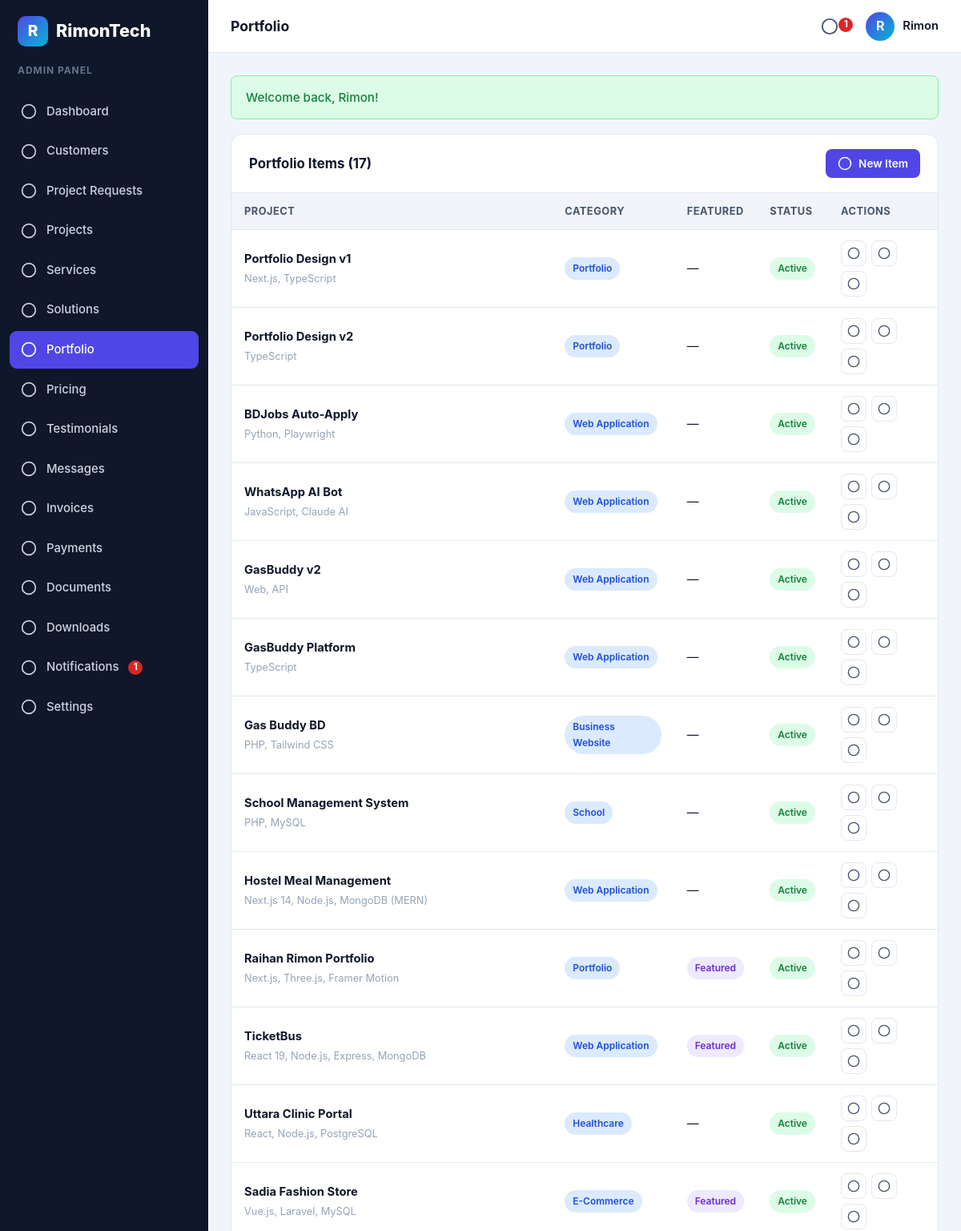
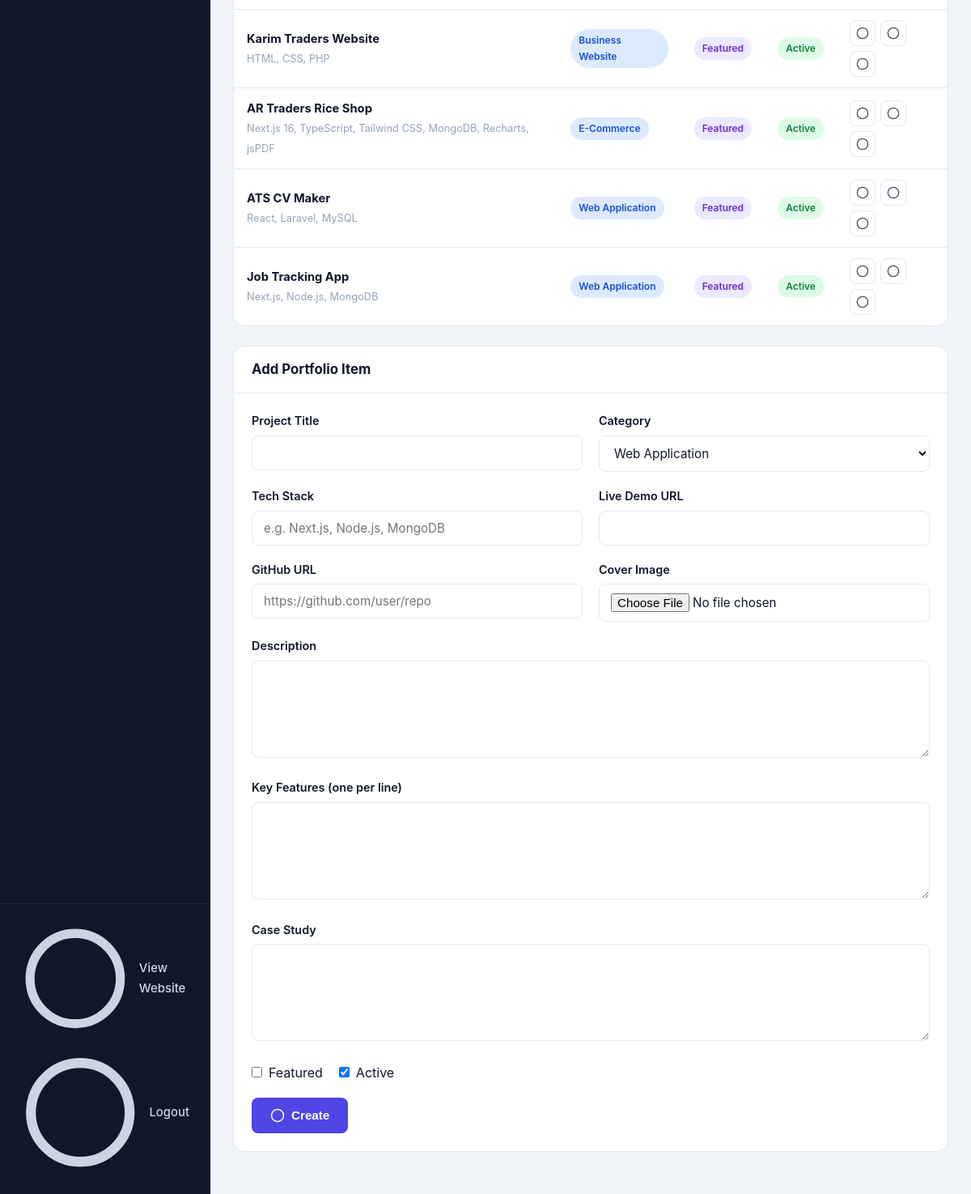
The app's page /admin/portfolio.php (signed in) with its own data (2 pictures, top to bottom).
### tables this page shows
CREATE TABLE IF NOT EXISTS portfolio_items (
    id INT UNSIGNED AUTO_INCREMENT PRIMARY KEY,
    title VARCHAR(150) NOT NULL,
    slug VARCHAR(160) NOT NULL UNIQUE,
    category VARCHAR(100) NULL,
    image VARCHAR(255) NULL,
    tech_stack VARCHAR(255) NULL,
    description TEXT NULL,
    features JSON NULL,
    live_demo_url VARCHAR(255) NULL,
    github_url VARCHAR(255) NULL,
    case_study TEXT NULL,
    featured TINYINT(1) NOT NULL DEFAULT 0,
    active TINYINT(1) NOT NULL DEFAULT 1,
    created_at TIMESTAMP DEFAULT CURRENT_TIMESTAMP
);

### config/database.php (called while the page is built, shortened)
<?php
function db(): PDO
{
    static $pdo = null;
    if ($pdo === null) {
        $dsn = 'mysql:host=' . DB_HOST . ';dbname=' . DB_NAME . ';charset=utf8mb4';
        $pdo = new PDO($dsn, DB_USER, DB_PASS, [
            PDO::ATTR_ERRMODE => PDO::ERRMODE_EXCEPTION,
            PDO::ATTR_DEFAULT_FETCH_MODE => PDO::FETCH_ASSOC,
            PDO::ATTR_EMULATE_PREPARES => false,
        ]);
    }
    return $pdo;
}

### admin/portfolio.php (the view, shortened to what this page needs)
<?php
$pageTitle = 'Portfolio';
$activeNav = 'portfolio';
require_once __DIR__ . '/../includes/functions.php';
$form = ['title' => '', 'category' => '', 'tech_stack' => '', 'description' => '', 'features' => '', 'live_demo_url' => '', 'github_url' => '', 'case_study' => '', 'featured' => 0, 'active' => 1];
$editId = 0;
$projects = db()->query('SELECT * FROM portfolio_items ORDER BY id DESC')->fetchAll();
include __DIR__ . '/../includes/admin-header.php';
?>
<div class="panel">
  <div class="panel-head"><h3>Portfolio Items (<?= count($projects) ?>)</h3><a class="btn btn-sm btn-primary" href="<?= url('admin/portfolio.php#add') ?>"><?= icon('plus') ?> New Item</a></div>
  <div class="table-wrap">
    <table class="table">
      <thead><tr><th>Project</th><th>Category</th><th>Featured</th><th>Status</th><th>Actions</th></tr></thead>
      <tbody>
        <?php foreach ($projects as $p): ?>
          <tr>
            <td><b><?= e($p['title']) ?></b><br><span style="color:var(--text-3);font-size:0.8rem;"><?= e($p['tech_stack'] ?: '') ?></span></td>
            <td><span class="badge badge-blue"><?= e($p['category']) ?></span></td>
            <td><?= (int)$p['featured'] === 1 ? '<span class="badge badge-purple">Featured</span>' : '—' ?></td>
            <td><?= (int)$p['active'] === 1 ? '<span class="badge badge-green">Active</span>' : '<span class="badge badge-gray">Hidden</span>' ?></td>
            <td>
              <div class="actions">
                <a class="icon-btn" href="<?= url('admin/portfolio.php?edit=' . $p['id'] . '#add') ?>" title="Edit"><?= icon('edit') ?></a>
                <form method="post" action="<?= url('admin/portfolio.php') ?>" style="margin:0;">
                  <button type="submit" class="icon-btn" title="Toggle"><?= icon('eye') ?></button>
                </form>
                <form method="post" action="<?= url('admin/portfolio.php') ?>" style="margin:0;">
                  <button type="submit" class="icon-btn danger" title="Delete" onclick="return confirm('Delete this portfolio item?');"><?= icon('trash') ?></button>
                </form>
              </div>
            </td>
          </tr>
        <?php endforeach; ?>
      </tbody>
    </table>
  </div>
</div>
<div class="panel" id="add">
  <div class="panel-head"><h3><?= $editId ? 'Edit Item' : 'Add Portfolio Item' ?></h3></div>
  <div class="panel-body">
    <form method="post" action="<?= url('admin/portfolio.php' . ($editId ? '?edit=' . $editId : '')) ?>" enctype="multipart/form-data">
      <div class="form-grid">
        <div class="form-group">
          <label class="form-label">Project Title</label>
          <input type="text" name="title" class="form-control" value="<?= e($form['title']) ?>" required>
        </div>
        <div class="form-group">
          <label class="form-label">Category</label>
          <select name="category" class="form-control">
            <?php foreach (['Web Application', 'Business Website', 'E-Commerce', 'Healthcare', 'School', 'Restaurant', 'Hotel', 'Portfolio'] as $cat): ?>
              <option value="<?= e($cat) ?>" <?= $form['category'] === $cat ? 'selected' : '' ?>><?= e($cat) ?></option>
            <?php endforeach; ?>
          </select>
        </div>
        <div class="form-group">
          <label class="form-label">Tech Stack</label>
          <input type="text" name="tech_stack" class="form-control" value="<?= e($form['tech_stack']) ?>" placeholder="e.g. Next.js, Node.js, MongoDB">
        </div>
        <div class="form-group">
          <label class="form-label">Live Demo URL</label>
          <input type="url" name="live_demo_url" class="form-control" value="<?= e($form['live_demo_url']) ?>">
        </div>
        <div class="form-group">
          <label class="form-label">GitHub URL</label>
          <input type="url" name="github_url" class="form-control" value="<?= e($form['github_url']) ?>" placeholder="https://github.com/user/repo">
        </div>
        <div class="form-group">
          <label class="form-label">Cover Image</label>
          <input type="file" name="image" class="form-control" accept="image/*">
        </div>
      </div>
      <div class="form-group">
        <label class="form-label">Description</label>
        <textarea name="description" class="form-control"><?= e($form['description']) ?></textarea>
      </div>
      <div class="form-group">
        <label class="form-label">Key Features (one per line)</label>
        <textarea name="features" class="form-control"><?= e($form['features']) ?></textarea>
      </div>
      <div class="form-group">
        <label class="form-label">Case Study</label>
        <textarea name="case_study" class="form-control"><?= e($form['case_study']) ?></textarea>
      </div>
      <div style="display:flex;gap:20px;margin-bottom:18px;flex-wrap:wrap;">
        <label style="display:flex;gap:8px;align-items:center;"><input type="checkbox" name="featured" value="1" <?= $form['featured'] ? 'checked' : '' ?>> <span>Featured</span></label>
        <label style="display:flex;gap:8px;align-items:center;"><input type="checkbox" name="active" value="1" <?= $form['active'] ? 'checked' : '' ?>> <span>Active</span></label>
      </div>
      <button type="submit" class="btn btn-primary"><?= $editId ? icon('check') . ' Update' : icon('plus') . ' Create' ?></button>
    </form>
  </div>
</div>
<?php include __DIR__ . '/../includes/admin-footer.php'; ?>

### includes/admin-header.php (shortened to what this page needs)
<?php
require_once __DIR__ . '/functions.php';
$admin = require_admin();
$activeNav = $activeNav ?? '';
$pageTitle = $pageTitle ?? 'Admin Dashboard';
$unread = unread_count('admin', (int)$admin['id']);
$navItems = [
    'dashboard' => ['label' => 'Dashboard', 'url' => 'admin/dashboard.php', 'icon' => 'grid'],
    'customers' => ['label' => 'Customers', 'url' => 'admin/customers.php', 'icon' => 'users'],
    'project-requests' => ['label' => 'Project Requests', 'url' => 'admin/project-requests.php', 'icon' => 'inbox'],
    'projects' => ['label' => 'Projects', 'url' => 'admin/projects.php', 'icon' => 'clipboard'],
    'services' => ['label' => 'Services', 'url' => 'admin/services.php', 'icon' => 'layers'],
    'solutions' => ['label' => 'Solutions', 'url' => 'admin/solutions.php', 'icon' => 'cpu'],
    'portfolio' => ['label' => 'Portfolio', 'url' => 'admin/portfolio.php', 'icon' => 'eye'],
    'pricing' => ['label' => 'Pricing', 'url' => 'admin/pricing.php', 'icon' => 'tag'],
    'testimonials' => ['label' => 'Testimonials', 'url' => 'admin/testimonials.php', 'icon' => 'quote'],
    'messages' => ['label' => 'Messages', 'url' => 'admin/messages.php', 'icon' => 'mail'],
    'invoices' => ['label' => 'Invoices', 'url' => 'admin/invoices.php', 'icon' => 'file'],
    'payments' => ['label' => 'Payments', 'url' => 'admin/payments.php', 'icon' => 'wallet'],
    'documents' => ['label' => 'Documents', 'url' => 'admin/documents.php', 'icon' => 'layers'],
    'downloads' => ['label' => 'Downloads', 'url' => 'admin/downloads.php', 'icon' => 'download'],
    'notifications' => ['label' => 'Notifications', 'url' => 'admin/notifications.php', 'icon' => 'bell'],
    'settings' => ['label' => 'Settings', 'url' => 'admin/settings.php', 'icon' => 'settings'],
];
?>
<!DOCTYPE html>
<html lang="en">
<head>
<link rel="stylesheet" href="<?= url('assets/css/style.css') ?>">
</head>
<body class="dashboard-body">
<div class="dashboard admin-dashboard">
  <aside class="sidebar" id="sidebar">
    <a href="<?= url('admin/dashboard.php') ?>" class="brand sidebar-brand">
      <span class="brand-mark">R</span>
      <span class="brand-text"><?= e(APP_NAME) ?></span>
    </a>
    <p class="sidebar-caption">Admin Panel</p>
    <nav class="sidebar-nav">
      <?php foreach ($navItems as $key => $item): ?>
        <?php $extra = $key === 'notifications' && $unread > 0 ? '<span class="dot-badge">' . $unread . '</span>' : ''; ?>
        <a href="<?= url($item['url']) ?>" class="sidebar-link <?= $activeNav === $key ? 'active' : '' ?>">
          <span class="sidebar-icon"><?= icon($item['icon']) ?></span>
          <?= e($item['label']) ?><?= $extra ?>
        </a>
      <?php endforeach; ?>
    </nav>
    <div class="sidebar-footer">
      <a href="<?= url('index.php') ?>" class="sidebar-link"><?= icon('eye') ?> View Website</a>
      <a href="<?= url('admin/logout.php') ?>" class="sidebar-link"><?= icon('logout') ?> Logout</a>
    </div>
  </aside>
  <div class="dashboard-main">
    <header class="topbar">
      <h1 class="topbar-title"><?= e($pageTitle) ?></h1>
      <div class="topbar-right">
        <a href="<?= url('admin/notifications.php') ?>" class="topbar-icon" title="Notifications">
          <?= icon('bell') ?>
          <?php if ($unread > 0): ?><span class="dot-badge"><?= $unread ?></span><?php endif; ?>
        </a>
        <div class="topbar-user">
          <span class="avatar"><?= e(strtoupper(substr($admin['name'], 0, 1))) ?></span>
          <span class="topbar-user-name"><?= e($admin['name']) ?></span>
        </div>
      </div>
    </header>
    <div class="dashboard-content">
      <?php flash_render(); ?>

### includes/functions.php (shortened to what this page needs)
<?php
require_once __DIR__ . '/../config/database.php';
function base_url(string $path = ''): string
{
    static $base = null;
    if ($base === null) {
        $rootFs = realpath(dirname(__DIR__));
        $docRoot = realpath($_SERVER['DOCUMENT_ROOT'] ?? $rootFs);
        $base = '/';
    }
    return $base . ltrim($path, '/');
}
function url(string $path = ''): string
{
    return base_url($path);
}
function e(?string $value): string
{
    return htmlspecialchars((string)$value, ENT_QUOTES, 'UTF-8');
}
function get_flashes(): array
{
    $flashes = $_SESSION['flash'] ?? [];
    return $flashes;
}
function flash_render(): void
{
    foreach (get_flashes() as $f) {
        $type = $f['type'] === 'error' ? 'error' : 'success';
        echo '<div class="alert alert-' . e($type) . '">' . e($f['message']) . '</div>';
    }
}
function current_admin(): ?array
{
    $stmt = db()->prepare('SELECT * FROM admins WHERE id = ?');
    $stmt->execute([$_SESSION['admin_id']]);
    return $stmt->fetch() ?: null;
}
function require_admin(): array
{
    $admin = current_admin();
    return $admin;
}
function unread_count(string $type, int $userId): int
{
    $stmt = db()->prepare('SELECT COUNT(*) FROM notifications WHERE user_type = ? AND user_id = ? AND is_read = 0');
    $stmt->execute([$type, $userId]);
    return (int)$stmt->fetchColumn();
}
function icon(string $name): string
{
    return $map[$name] ?? '<svg viewBox="0 0 24 24" fill="none" stroke="currentColor" stroke-width="2"><circle cx="12" cy="12" r="10"/></svg>';
}

### records on screen
portfolio_items: title "Portfolio Design v1", tech_stack "Next.js, TypeScript", category "Portfolio", active "Active"
portfolio_items: title "Portfolio Design v2", tech_stack "TypeScript", category "Portfolio", active "Active"
portfolio_items: title "BDJobs Auto-Apply", tech_stack "Python, Playwright", category "Web Application", active "Active"
portfolio_items: title "WhatsApp AI Bot", tech_stack "JavaScript, Claude AI", category "Web Application", active "Active"
portfolio_items: title "GasBuddy v2", tech_stack "Web, API", category "Web Application", active "Active"
portfolio_items: title "GasBuddy Platform", tech_stack "TypeScript", category "Web Application", active "Active"
portfolio_items: title "Gas Buddy BD", tech_stack "PHP, Tailwind CSS", category "Business Website", active "Active"
portfolio_items: title "School Management System", tech_stack "PHP, MySQL", category "School", active "Active"
portfolio_items: title "Hostel Meal Management", tech_stack "Next.js 14, Node.js, MongoDB (MERN)", category "Web Application", active "Active"
portfolio_items: title "Raihan Rimon Portfolio", tech_stack "Next.js, Three.js, Framer Motion", category "Portfolio", featured "Featured", active "Active"
portfolio_items: title "TicketBus", tech_stack "React 19, Node.js, Express, MongoDB", category "Web Application", featured "Featured", active "Active"
portfolio_items: title "Uttara Clinic Portal", tech_stack "React, Node.js, PostgreSQL", category "Healthcare", active "Active"
portfolio_items: title "Sadia Fashion Store", tech_stack "Vue.js, Laravel, MySQL", category "E-Commerce", featured "Featured", active "Active"
portfolio_items: title "Karim Traders Website", tech_stack "HTML, CSS, PHP", category "Business Website", featured "Featured", active "Active"
portfolio_items: title "AR Traders Rice Shop", tech_stack "Next.js 16, TypeScript, Tailwind CSS, MongoDB, Recharts, jsPDF", category "E-Commerce", featured "Featured", active "Active"
portfolio_items: title "ATS CV Maker", tech_stack "React, Laravel, MySQL", category "Web Application", featured "Featured", active "Active"
portfolio_items: title "Job Tracking App", tech_stack "Next.js, Node.js, MongoDB", category "Web Application", featured "Featured", active "Active"

### other values on screen
APP_NAME "RimonTech"
$item['label'] "Dashboard"
$item['label'] "Customers"
$item['label'] "Project Requests"
$item['label'] "Projects"
$item['label'] "Services"
$item['label'] "Solutions"
$item['label'] "Portfolio"
$item['label'] "Pricing"
$item['label'] "Testimonials"
$item['label'] "Messages"
$item['label'] "Invoices"
$item['label'] "Payments"
$item['label'] "Documents"
$item['label'] "Downloads"
